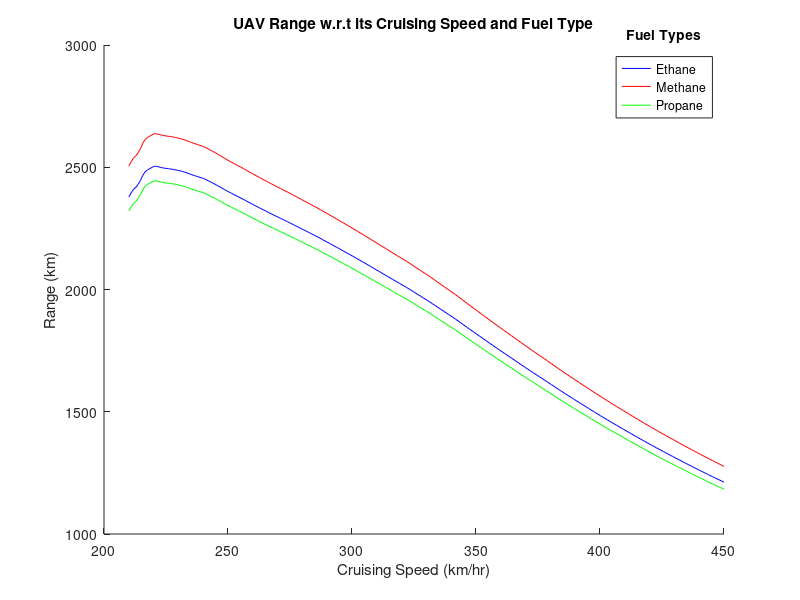

The MATLAB script that drew this image:
clc;clear;close all

m_aircraft = 1600;              % kg; mass of aircraft without fuel & equipment
eff_actual_cycle = 0.430218;    % efficiency of actual cycle
m_fuel = 400;                   % kg; mass of fuel

H_ethane = 47484;               % kJ/kg; heating value for ethane
M_mass_ethane = 30.070;         % g/mol; molecular mass of ethane
carbon_atoms_ethane = 2;        % # of carbon atoms in methanes chemical formula

H_methane = 50010;              % kJ/kg; heating value for methane
M_mass_methane = 16.043;        % g/mol; molecular mass of methane
carbon_atoms_methane = 1;        % # of carbon atoms in methanes chemical formula

H_propane = 46352;              % kJ/kg; heating value for propane
M_mass_propane = 44.094;        % g/mol; molecular mass of propane
carbon_atoms_propane = 3;        % # of carbon atoms in methanes chemical formula

H = [H_ethane H_methane H_propane];
M_mass_co2 = 44.0095;           % g/mol; molar mass of carbon dioxide
g = 9.8;                        % m/s^2
v = linspace(210,450,256);                  % km/hr; cruising speed of drone
rho_air = 1.007;                % kg/m^3; density of air at 2000 m altitude
A = 10;                         % m^2; planform area of UAV wing

load coefficients_chart
alpha = coefficients_chart(:,1);   % selects every value in the column for angle of attack alpha
C_L = coefficients_chart(:,2);     % selects every value in the column for coeff of lift
C_D = coefficients_chart(:,3);     % selects every value in the column for coeff of drag

for i = 1:length(H)
    Q_released = m_fuel*(H(i)*1000);        % J; or kg*m^2/s^2; amount of energy from combustion
    lift = (m_fuel + m_aircraft)*g;             % Newtons; or kg*m/s^2
    
    for j = 1:length(v)
        coeff_L(i,j) = (2*lift)/(rho_air*A*(v(j)/3.6).^(2));  % units cancel - checked;
        alpha_actual(i,j) = interp1(C_L,alpha,coeff_L(i,j));    % degrees; corresponds to the alpha for the given C_L in the table
        coeff_D(i,j) = interp1(alpha,C_D,alpha_actual(i,j));    % corresponds to the C_D for the given alpha in the table
        drag(i,j) = 0.5*rho_air*A*(v(j)^2)*coeff_D(i,j);        % Newtons; or kg*m/s^2
        range(i,j) = ((Q_released*eff_actual_cycle)./drag(i,j))/1000;  % kilometers
    end
end

moles_ethane = m_fuel/M_mass_ethane;    %   calculates moles of ethane from given am't of fuel
moles_co2_ethane = moles_ethane*(carbon_atoms_ethane);   %  calculates moles of co2 using ratio
emissions_ethane = (moles_co2_ethane*M_mass_co2)/1000;   %   kg; carbon dioxide emissions

moles_methane = m_fuel/M_mass_methane;    %   calculates moles of methane from given am't of fuel
moles_co2_methane = moles_methane*(carbon_atoms_methane);   %  calculates moles of co2 using ratio
emissions_methane = (moles_co2_methane*M_mass_co2)/1000;   %   kg; carbon dioxide emissions

moles_propane = m_fuel/M_mass_propane;    %   calculates moles of propane from given am't of fuel
moles_co2_propane = moles_propane*(carbon_atoms_propane);   %  calculates moles of co2 using ratio
emissions_propane = (moles_co2_propane*M_mass_co2)/1000;   %   kg; carbon dioxide emissions

hold on
plot(v,range(1,:),'b')  %   plotted seperately only so i could choose the colors
plot(v,range(2,:),'r')  %   could be plotted easier with plot(v,range)
plot(v,range(3,:),'g')
title('UAV Range w.r.t its Cruising Speed and Fuel Type')
xlabel('Cruising Speed (km/hr)')
ylabel('Range (km)')
legend('Ethane','Methane','Propane')
leg = legend('show');       %   adds a title to the legend
title(leg,'Fuel Types')     %   adds a title to the legend
